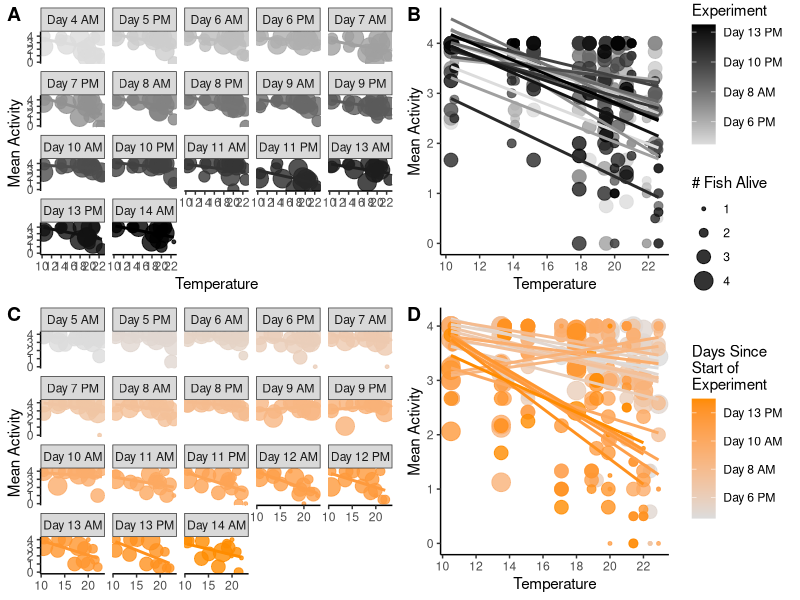

This chart was generated by the following R code: (Note: this script raises an error after producing the figure.)
## ---- chunk 1
## Load Relevant Packages
    # if(!("plyr" %in% installed.packages())){
    #   install.packages("plyr")
    # }
    # if(!("dplyr" %in% installed.packages())){
    #   install.packages("dplyr")
    # }
    # if(!("ggplot2" %in% installed.packages())){
    #   install.packages("ggplot2")
    # }
    # if(!("scales" %in% installed.packages())){
    #   install.packages("scales")
    # }
    # if(!("sm" %in% installed.packages())){
    #   install.packages("sm")
    # }
    # if(!("ggpubr" %in% installed.packages())){
    #   install.packages("ggpubr")
    # }

    library(plyr)
    library(dplyr)
    library(ggplot2)
    library(scales)
    library(ggpubr)
 #   library(sm)
    
## ---- chunk 2

  full.act <- read.csv("data/Activity/20171129_ActivityData.csv")
  black.temps <- read.csv("data/black_exp_temps.csv")
  copper.temps <- read.csv("data/copper_exp_temps.csv")

  # Subset data into two experiments  
  black.act <- full.act[full.act$Species == "Black", ]
  copper.act <- full.act[full.act$Species == "Copper", ]
  
  # Reorder data to be in numerical ascending order 
  # **(only way for loop to work properly)
  black.temps.asc <- black.temps[order(black.temps$Bucket), ]
  copper.temps.asc <- copper.temps[order(copper.temps$Bucket_ID), ]
  
  # Fill in actual mean temperature data from experiment
  # BY complex
  for(i in 1:16){
    for(j in 1:nrow(black.act)){
      if(black.act$Bucket[j] == i){
        black.act$Temperature[j] <- black.temps.asc$mean[i]
      }
    }
  }
  
  # CQ complex
  for(i in 1:16){
    for(j in 1:nrow(copper.act)){
      if(copper.act$Bucket[j] == i){
        copper.act$Temperature[j] <- copper.temps.asc$mean[i]
      }
    }
  }

  
  # take the mean of the two watches of the same fish per viewer
  black.act$Act_Mean_Julia <- rowMeans(black.act[, 8:9])
  black.act$Act_Mean_Sandi <- rowMeans(black.act[, 10:11])
  copper.act$Act_Mean_Julia <- rowMeans(copper.act[,8:9])
  copper.act$Act_Mean_Sandi <- rowMeans(copper.act[,10:11])
  

## ---- chunk 3

### Black Rockfish ###

    # create empty data frames for mean bucket activity values
    Mean.Activity <- matrix(NA, nrow(unique(black.act[c("Date", "AM_PM", "Bucket")])),4)
    bucket.act.average <- unique(black.act[c("Date", "AM_PM", "Bucket", "Temperature")])
    complete.act.data <- cbind(bucket.act.average, Mean.Activity)
    colnames(complete.act.data) <- c("Date", "AM_PM", "Bucket", "Temperature", 
                                     "mean.julia", "mean.sandi", "mean.both", "FishAlive")
    
    # initialize the vectors that will be used in the forloop ** NOTE data in these 
    # vectors is written over in each loop.. they are TEMPORARY vectors **
    bucket.act.julia <- NULL
    bucket.act.sandi <- NULL
    bucket.act.both <- NULL
    
    # initialize the counter for stepping through the output matrix
    j <- 1
    # For loop to step through data frame to get activity averages
    for(i in 1:nrow(black.act)){
      
      # looping through majority of data to grab all those rows that are not the last row
      # but are all those that equal the same bucket from the same day and getting 
      # activity averages
      if(i != nrow(black.act) && i == 1 || 
         black.act$Bucket[i] == black.act$Bucket[i-1] && i != nrow(black.act)){
        
        bucket.act.julia <- c(bucket.act.julia, black.act$Act_Mean_Julia[i])
        bucket.act.sandi <- c(bucket.act.sandi, black.act$Act_Mean_Sandi[i])
        bucket.act.both <- c(bucket.act.both, black.act$Act_Mean_Julia[i], black.act$Act_Mean_Sandi[i])
     
        # special case for last row 
       } else {
         if(i == nrow(black.act)){

          # Remove any NAs before taking mean for a bucket at a timepoint
          bucket.act.both.noNA <- bucket.act.both[!is.na(bucket.act.both)]
          bucket.act.julia.noNA <- bucket.act.julia[!is.na(bucket.act.julia)]
          bucket.act.sandi.noNA <- bucket.act.sandi[!is.na(bucket.act.sandi)]
          complete.act.data$mean.julia[j] <- sum(bucket.act.julia.noNA)/length(bucket.act.julia.noNA)
          complete.act.data$mean.sandi[j] <- sum(bucket.act.sandi.noNA)/length(bucket.act.sandi.noNA)
          complete.act.data$mean.both[j] <- sum(bucket.act.both.noNA)/length(bucket.act.both.noNA)
          complete.act.data$FishAlive[j] <- length(bucket.act.sandi.noNA)
          j <- j + 1
          
        } else {
          
          # Remove any NAs before taking mean for a bucket at a timepoint
          bucket.act.both.noNA <- bucket.act.both[!is.na(bucket.act.both)]
          bucket.act.julia.noNA <- bucket.act.julia[!is.na(bucket.act.julia)]
          bucket.act.sandi.noNA <- bucket.act.sandi[!is.na(bucket.act.sandi)]
          
          # Take mean of that bucket for that day and insert into complete.data dataframe
          complete.act.data$mean.julia[j] <- sum(bucket.act.julia.noNA)/length(bucket.act.julia.noNA)
          complete.act.data$mean.sandi[j] <- sum(bucket.act.sandi.noNA)/length(bucket.act.sandi.noNA)
          complete.act.data$mean.both[j] <- sum(bucket.act.both.noNA)/length(bucket.act.both.noNA)
          complete.act.data$FishAlive[j] <- length(bucket.act.sandi.noNA)
          bucket.act.julia <- black.act$Act_Mean_Julia[i]
          bucket.act.sandi <- black.act$Act_Mean_Sandi[i]
          bucket.act.both <- c(black.act$Act_Mean_Julia[i], black.act$Act_Mean_Sandi[i])
          # counter to step through inputting data into the complete.data dataframe
          j <- j + 1
          
        } # close else
       } # close if else
      } # close for loop
    
### Copper Rockfish ###
    
    # create empty data frames for mean bucket activity values
    Mean.Activity.cp <- matrix(NA, nrow(unique(copper.act[c("Date", "AM_PM", "Bucket")])),4)
    bucket.act.average.cp <- unique(copper.act[c("Date", "AM_PM", "Bucket", "Temperature")])
    complete.act.data.cp <- cbind(bucket.act.average.cp, Mean.Activity.cp)
    colnames(complete.act.data.cp) <- c("Date", "AM_PM", "Bucket", "Temperature", 
                                     "mean.julia", "mean.sandi", "mean.both", "FishAlive")
    
    # initialize the vectors that will be used in the for loop ** NOTE data in these vectors is written
    # over in each loop.. they are TEMPORARY vectors **
    bucket.act.julia.cp <- NULL
    bucket.act.sandi.cp <- NULL
    bucket.act.both.cp <- NULL
    
    bucket.act.both.noNA.cp <- NULL
    bucket.act.julia.noNA.cp <- NULL
    bucket.act.sandi.noNA.cp <- NULL
    
    # initialize the counter for stepping through the output matrix
    j <- 1
    i <- 1
    # For loop to step through data frame to get activity averages
    for(i in 1:nrow(copper.act)){
      
      # looping through majority of data to grab all those rows that are not the last row
      # but are all those that equal the same bucket from the same day and getting activity averages
      if(i != nrow(copper.act) && i == 1 || 
         copper.act$Bucket[i] == copper.act$Bucket[i-1] && i != nrow(copper.act)){
        
        bucket.act.julia.cp <- c(bucket.act.julia.cp, copper.act$Act_Mean_Julia[i])
        bucket.act.sandi.cp <- c(bucket.act.sandi.cp, copper.act$Act_Mean_Sandi[i])
        bucket.act.both.cp <- c(bucket.act.both.cp, copper.act$Act_Mean_Julia[i], copper.act$Act_Mean_Sandi[i])
     
        # special case for last row 
       } else {
         if(i == nrow(copper.act)){

          # Remove any NAs before taking mean for a bucket at a timepoint
          bucket.act.both.noNA.cp <- bucket.act.both.cp[!is.na(bucket.act.both.cp)]
          bucket.act.julia.noNA.cp <- bucket.act.julia.cp[!is.na(bucket.act.julia.cp)]
          bucket.act.sandi.noNA.cp <- bucket.act.sandi.cp[!is.na(bucket.act.sandi.cp)]
          complete.act.data.cp$mean.julia[j] <- sum(bucket.act.julia.noNA.cp)/length(bucket.act.julia.noNA.cp)
          complete.act.data.cp$mean.sandi[j] <- sum(bucket.act.sandi.noNA.cp)/length(bucket.act.sandi.noNA.cp)
          complete.act.data.cp$mean.both[j] <- sum(bucket.act.both.noNA.cp)/length(bucket.act.both.noNA.cp)
          complete.act.data.cp$FishAlive[j] <- length(bucket.act.sandi.noNA.cp)
          j <- j + 1
          
        } else {
          
          # Remove any NAs before taking mean for a bucket at a timepoint
          bucket.act.both.noNA.cp <- bucket.act.both.cp[!is.na(bucket.act.both.cp)]
          bucket.act.julia.noNA.cp <- bucket.act.julia.cp[!is.na(bucket.act.julia.cp)]
          bucket.act.sandi.noNA.cp <- bucket.act.sandi.cp[!is.na(bucket.act.sandi.cp)]
          
          # Take mean of that bucket for that day and insert into complete.data dataframe
          complete.act.data.cp$mean.julia[j] <- sum(bucket.act.julia.noNA.cp)/length(bucket.act.julia.noNA.cp)
          complete.act.data.cp$mean.sandi[j] <- sum(bucket.act.sandi.noNA.cp)/length(bucket.act.sandi.noNA.cp)
          complete.act.data.cp$mean.both[j] <- sum(bucket.act.both.noNA.cp)/length(bucket.act.both.noNA.cp)
          complete.act.data.cp$FishAlive[j] <- length(bucket.act.sandi.noNA.cp)
          bucket.act.julia.cp <- copper.act$Act_Mean_Julia[i]
          bucket.act.sandi.cp <- copper.act$Act_Mean_Sandi[i]
          bucket.act.both.cp <- c(copper.act$Act_Mean_Julia[i], copper.act$Act_Mean_Sandi[i])
          # counter to step through inputting data into the complete.data dataframe
          j <- j + 1
          
        } # close else
       } # close if else
      } # close for loop
    
## ---- chunk 4

### Black Rockfish ###
  # make column for days since start of experiment for panel headers
  complete.act.data$Days_Since_Start <- NA
  
  # add a column that is Date with time of day
  complete.act.data$Date <- as.factor(complete.act.data$Date)
  complete.act.data$Date_Time <- as.factor(paste(complete.act.data$Date, complete.act.data$AM_PM))
   
  # Round temperature data to one significant figure after decimal place
  complete.act.data$RTemperature <- round(complete.act.data$Temperature, 1)
  complete.act.data$DayNum <- NA
  # add in days since start of experiment column
  for(i in 1:length(complete.act.data$Days_Since_Start)){
    if (complete.act.data$Date_Time[i] == "20150623 AM"){
      complete.act.data$Days_Since_Start[i] <- "Day 4 AM"
      complete.act.data$DayNum[i] <- 1
    } else if (complete.act.data$Date_Time[i] == "20150624 PM"){
      complete.act.data$Days_Since_Start[i] <- "Day 5 PM"
      complete.act.data$DayNum[i] <- 2
    } else if (complete.act.data$Date_Time[i] == "20150625 AM"){
      complete.act.data$Days_Since_Start[i] <- "Day 6 AM"
      complete.act.data$DayNum[i] <- 3
    } else if (complete.act.data$Date_Time[i] == "20150625 PM"){
      complete.act.data$Days_Since_Start[i] <- "Day 6 PM"
      complete.act.data$DayNum[i] <- 3.5
    } else if (complete.act.data$Date_Time[i] == "20150626 AM"){
      complete.act.data$Days_Since_Start[i] <- "Day 7 AM"
      complete.act.data$DayNum[i] <- 4
    } else if (complete.act.data$Date_Time[i] == "20150626 PM"){
      complete.act.data$Days_Since_Start[i] <- "Day 7 PM"
      complete.act.data$DayNum[i] <- 4.5
    } else if (complete.act.data$Date_Time[i] == "20150627 AM"){
      complete.act.data$Days_Since_Start[i] <- "Day 8 AM"
      complete.act.data$DayNum[i] <- 5
    } else if (complete.act.data$Date_Time[i] == "20150627 PM"){
      complete.act.data$Days_Since_Start[i] <- "Day 8 PM"
      complete.act.data$DayNum[i] <- 5.5
    } else if (complete.act.data$Date_Time[i] == "20150628 AM"){
      complete.act.data$Days_Since_Start[i] <- "Day 9 AM"
      complete.act.data$DayNum[i] <- 6
    } else if (complete.act.data$Date_Time[i] == "20150628 PM"){
      complete.act.data$Days_Since_Start[i] <- "Day 9 PM"
      complete.act.data$DayNum[i] <- 6.5
    } else if (complete.act.data$Date_Time[i] == "20150629 AM"){
      complete.act.data$Days_Since_Start[i] <- "Day 10 AM"
      complete.act.data$DayNum[i] <- 7
    } else if (complete.act.data$Date_Time[i] == "20150629 PM"){
      complete.act.data$Days_Since_Start[i] <- "Day 10 PM"
      complete.act.data$DayNum[i] <- 7.5
    } else if (complete.act.data$Date_Time[i] == "20150630 AM"){
      complete.act.data$Days_Since_Start[i] <- "Day 11 AM"
      complete.act.data$DayNum[i] <- 8
    } else if (complete.act.data$Date_Time[i] == "20150630 PM"){
      complete.act.data$Days_Since_Start[i] <- "Day 11 PM"
      complete.act.data$DayNum[i] <- 8.5
    } else if (complete.act.data$Date_Time[i] == "20150702 AM"){
      complete.act.data$Days_Since_Start[i] <- "Day 13 AM"
      complete.act.data$DayNum[i] <- 10
    } else if (complete.act.data$Date_Time[i] == "20150702 PM"){
      complete.act.data$Days_Since_Start[i] <- "Day 13 PM"
      complete.act.data$DayNum[i] <- 10.5
    } else if(complete.act.data$Date_Time[i] == "20150703 AM"){
      complete.act.data$Days_Since_Start[i] <- "Day 14 AM"
      complete.act.data$DayNum[i] <- 11
  }
}
### Copper Rockfish ###
  # Make column for Day Since Start of Experiment
  complete.act.data.cp$Days_Since_Start <- NA
  
  # add a column for date time unique combinations
  complete.act.data.cp$Date <- as.factor(complete.act.data.cp$Date)
  complete.act.data.cp$Date_Time <- as.factor(paste(complete.act.data.cp$Date, complete.act.data.cp$AM_PM))
  #complete.act.data.cp[157,9] <- "Day 10 AM" #I am not sure why this single value is going in wrong
  #complete.act.data.cp[157,10] <- "20150714 AM"
   
  # Round temperature data to one significant figure after decimal place
   complete.act.data.cp$RTemperature <- round(complete.act.data.cp$Temperature, 1)
   complete.act.data.cp$DayNum <- NA
   
  # add in days since start of experiment column
  for(i in 1:length(complete.act.data.cp$Days_Since_Start)){
    if (complete.act.data.cp$Date_Time[i] == "20150709 AM"){
      complete.act.data.cp$Days_Since_Start[i] <- "Day 5 AM"
      complete.act.data.cp$DayNum[i] <- 1
    } else if (complete.act.data.cp$Date_Time[i] == "20150709 PM"){
      complete.act.data.cp$Days_Since_Start[i] <- "Day 5 PM"
      complete.act.data.cp$DayNum[i] <- 1.5
    } else if (complete.act.data.cp$Date_Time[i] == "20150710 AM"){
      complete.act.data.cp$Days_Since_Start[i] <- "Day 6 AM"
      complete.act.data.cp$DayNum[i] <- 2
    } else if (complete.act.data.cp$Date_Time[i] == "20150710 PM"){
      complete.act.data.cp$Days_Since_Start[i] <- "Day 6 PM"
      complete.act.data.cp$DayNum[i] <- 2.5
    } else if (complete.act.data.cp$Date_Time[i] == "20150711 AM"){
      complete.act.data.cp$Days_Since_Start[i] <- "Day 7 AM"
      complete.act.data.cp$DayNum[i] <- 3
    } else if (complete.act.data.cp$Date_Time[i] == "20150711 PM"){
      complete.act.data.cp$Days_Since_Start[i] <- "Day 7 PM"
      complete.act.data.cp$DayNum[i] <- 3.5
    } else if (complete.act.data.cp$Date_Time[i] == "20150712 AM"){
      complete.act.data.cp$Days_Since_Start[i] <- "Day 8 AM"
      complete.act.data.cp$DayNum[i] <- 4
    } else if (complete.act.data.cp$Date_Time[i] == "20150712 PM"){
      complete.act.data.cp$Days_Since_Start[i] <- "Day 8 PM"
      complete.act.data.cp$DayNum[i] <- 4.5
    } else if (complete.act.data.cp$Date_Time[i] == "20150713 AM"){
      complete.act.data.cp$Days_Since_Start[i] <- "Day 9 AM"
      complete.act.data.cp$DayNum[i] <- 5
    } else if (complete.act.data.cp$Date_Time[i] == "20150713 PM"){
      complete.act.data.cp$Days_Since_Start[i] <- "Day 9 PM"
      complete.act.data.cp$DayNum[i] <- 5.5
    } else if (complete.act.data.cp$Date_Time[i] == "20150714 AM"){
      complete.act.data.cp$Days_Since_Start[i] <- "Day 10 AM"
      complete.act.data.cp$DayNum[i] <- 6
    } else if (complete.act.data.cp$Date_Time[i] == "20150715 AM"){
      complete.act.data.cp$Days_Since_Start[i] <- "Day 11 AM"
      complete.act.data.cp$DayNum[i] <- 7
    } else if (complete.act.data.cp$Date_Time[i] == "20150715 PM"){
      complete.act.data.cp$Days_Since_Start[i] <- "Day 11 PM"
      complete.act.data.cp$DayNum[i] <- 7.5
    } else if (complete.act.data.cp$Date_Time[i] == "20150716 AM"){
      complete.act.data.cp$Days_Since_Start[i] <- "Day 12 AM"
      complete.act.data.cp$DayNum[i] <- 8
    } else if (complete.act.data.cp$Date_Time[i] == "20150716 PM"){
      complete.act.data.cp$Days_Since_Start[i] <- "Day 12 PM"
      complete.act.data.cp$DayNum[i] <- 8.5
    } else if (complete.act.data.cp$Date_Time[i] == "20150717 AM"){
      complete.act.data.cp$Days_Since_Start[i] <- "Day 13 AM"
      complete.act.data.cp$DayNum[i] <- 9
    } else if (complete.act.data.cp$Date_Time[i] == "20150717 PM"){
      complete.act.data.cp$Days_Since_Start[i] <- "Day 13 PM"
      complete.act.data.cp$DayNum[i] <- 9.5
    } else if (complete.act.data.cp$Date_Time[i] == "20150718 AM"){
      complete.act.data.cp$Days_Since_Start[i] <- "Day 14 AM"
      complete.act.data.cp$DayNum[i] <- 10
    }
  }

## ---- chunk 5
################################################################
#### Factor Days ###############################################
#### to change to correct order for plotting the panel plot ####
################################################################
### black
  b.unique_Days <- c("Day 4 AM", "Day 5 PM", "Day 6 AM", "Day 6 PM", "Day 7 AM", "Day 7 PM", 
                      "Day 8 AM", "Day 8 PM", "Day 9 AM", "Day 9 PM", "Day 10 AM", "Day 10 PM", 
                      "Day 11 AM", "Day 11 PM", "Day 13 AM", "Day 13 PM", "Day 14 AM")
  complete.act.data$Days_Since_Start <- as.factor(complete.act.data$Days_Since_Start)
  complete.act.data$Days_Since_Start <- factor(complete.act.data$Days_Since_Start, 
                                               levels = b.unique_Days)
### copper
   c.unique_Days <- c("Day 5 AM", "Day 5 PM", "Day 6 AM", "Day 6 PM", "Day 7 AM", "Day 7 PM",  
                       "Day 8 AM", "Day 8 PM", "Day 9 AM", "Day 9 PM", "Day 10 AM", "Day 11 AM", 
                       "Day 11 PM", "Day 12 AM", "Day 12 PM", "Day 13 AM", "Day 13 PM", "Day 14 AM")
   complete.act.data.cp$Days_Since_Start <- as.factor(complete.act.data.cp$Days_Since_Start)
   complete.act.data.cp$Days_Since_Start <- factor(complete.act.data.cp$Days_Since_Start, 
                                                   levels = c.unique_Days)


#############################
#### Black Rockfish Plot ####
############################# 
  # Save plot
    day.plot <- ggplot(data=complete.act.data, 
                         aes(x=RTemperature, y=mean.both, 
                            group=as.factor(Days_Since_Start), 
                            color = as.integer(Date_Time))) + 
                       geom_point(aes(size = complete.act.data$FishAlive), alpha = 0.8) + 
                       geom_smooth(method = "lm", se = FALSE) 
    
  # Create plot 
   bAll.panel <- day.plot + facet_wrap(~Days_Since_Start) +
     labs(y = "Mean Activity", x = "Temperature") +
     scale_color_gradient(low = "gainsboro", high = "black", name = "Time") + 
     theme_bw() + 
     theme(panel.border = element_blank(), panel.grid.major = element_blank(), 
           panel.grid.minor = element_blank(),
           axis.line = element_line(colour = "black"),
           legend.position = "none") + 
     scale_x_continuous(breaks = pretty_breaks()) + 
     #scale_size(range = c(1,3))
     scale_radius(NULL, NULL)
   
##############################
#### Copper Rockfish Plot ####
############################## 
  # Save plot
   day.plot.cp <- ggplot(data=complete.act.data.cp, 
                         aes(x=RTemperature, y=mean.both, 
                            group=as.factor(Days_Since_Start), 
                            color = as.integer(Date_Time))) + 
                  geom_point(aes(size = complete.act.data.cp$FishAlive), alpha = 0.8) + 
                  geom_smooth(method = "lm", se = FALSE) 
  # Create plot
   cpAll.panel <- day.plot.cp + facet_wrap(~Days_Since_Start) + 
     labs(y = "Mean Activity", x = "Temperature") + 
     scale_color_gradient(low = "gainsboro", high = "darkorange", name = "Time") + 
     scale_x_continuous(NULL) +
     theme_bw() + 
     theme(panel.border = element_blank(), panel.grid.major = element_blank(), 
           panel.grid.minor = element_blank(),
           axis.line = element_line(colour = "black"), 
           legend.position = "none")  +
     scale_radius(NULL, NULL)

####################################
#### Black Rockfish Single Plot ####
####################################
  # Create plot
   bAll.single <- day.plot + labs(y = "Mean Activity", x = "Temperature") + 
   scale_color_gradient(low = "gainsboro", high = "black", 
                        name = "Days Since \nStart of \nExperiment", 
                        breaks = c(4, 8, 12, 16), 
                        labels = c("Day 6 PM", "Day 8 AM", "Day 10 PM", "Day 13 PM")) + 
   scale_x_continuous(breaks = pretty_breaks()) +
   theme_bw() + 
   theme(panel.border = element_blank(), panel.grid.major = element_blank(), 
         panel.grid.minor = element_blank(),
         axis.line = element_line(colour = "black")) +
   scale_radius(breaks = c(1,2,3,4), name = "# Fish Alive", limits = c(1,4))  +
   guides(color = guide_colourbar(order = 1),
          size = guide_legend(order = 2))
   
#####################################
#### Copper Rockfish Single Plot ####
#####################################
  # Create plot
   cpAll.single <- day.plot.cp + labs(y = "Mean Activity", x = "Temperature") + 
   scale_color_gradient(low = "gainsboro", high = "darkorange", 
                        name = "Days Since \nStart of \nExperiment", 
                        breaks = c(4, 8, 12, 16), 
                        labels = c("Day 6 PM", "Day 8 AM", "Day 10 AM", "Day 13 PM")) + 
   scale_x_continuous(breaks = pretty_breaks()) +
   theme_bw() + 
   theme(panel.border = element_blank(), panel.grid.major = element_blank(), 
         panel.grid.minor = element_blank(), 
         axis.line = element_line(colour = "black")) +
   scale_radius(NULL, NULL) 
   
   ggarrange(bAll.panel, bAll.single, cpAll.panel, cpAll.single, labels = (c("A", "B", "C", "D")))
   
## ---- chunk 6
library(plyr)
#Inspect data elements
str(complete.act.data)

# Construct AM/PM to be times
  complete.act.data$AM_PMTime <- complete.act.data$AM_PM
  complete.act.data$AM_PMTime <- revalue(complete.act.data$AM_PMTime, 
                                         c("AM" = "09:00:00", "PM" = "18:00:00"))
  
  complete.act.data.cp$AM_PMTime <- complete.act.data.cp$AM_PM
  complete.act.data.cp$AM_PMTime <- revalue(complete.act.data.cp$AM_PMTime, 
                                            c("AM" = "09:00:00", "PM" = "18:00:00"))
# Create POSIX
  # black
  complete.act.data$DateTimePOS <- as.POSIXlt(paste(as.Date(as.character(complete.act.data$Date),
                                                            format = ("%Y%m%d")),
                                                    as.character(complete.act.data$AM_PMTime)))
  # copper
  complete.act.data.cp$DateTimePOS <- as.POSIXlt(paste(as.Date(as.character(complete.act.data.cp$Date), 
                                                               format = ("%Y%m%d")),
                                                       as.character(complete.act.data.cp$AM_PMTime)))
## ---- chunk 7

##################################
#### Data Manipulation ###########
### Combine Species DataFrames ###
  species <- rep("Black", 259)
  species.cp <- rep("Copper", 271)
  complete.act.data.sp <- cbind(complete.act.data, species)
  complete.act.data.cp.sp <- cbind(complete.act.data.cp, species.cp)
  colnames(complete.act.data.cp.sp)[15] <- "species"
  full.act.data <- rbind(complete.act.data.sp,complete.act.data.cp.sp)
  
## ---- chunk 8
  
###################################################
### Full Model: species*temp*time 3-way interaction
    species.act.m1 <- lm(full.act.data$mean.both ~
                         full.act.data$Temperature*as.numeric(full.act.data$DateTimePOS)*full.act.data$species)
    summary(species.act.m1)
  
    Anova(species.act.m1, type = 2) 
    # because the three way interaction is not significant after monte carlo permutation
    # interactions are also not significant when running the type III so preceded with type II 
    drop1(species.act.m1)
   
    species.act.m2 <- lm(full.act.data$mean.both ~
                         full.act.data$Temperature*as.numeric(full.act.data$DateTimePOS) +
                           full.act.data$Temperature*full.act.data$species + 
                           as.numeric(full.act.data$DateTimePOS)*full.act.data$species)
    
    Anova(species.act.m2, type = 3) # becuase of significant interaction
    anova(species.act.m1,  species.act.m2, test = "LRT")
    # Model 1 - full model with three way interaction is the best model according to LRT
    
## Test Assumptions  
  # Test for Autocorrelation: Because this is a repeated measures 
  acf(species.act.m1$residuals) # No autocorrelation
  
  # plot data to evaluate assumptions
  par(mfrow = c(2,2))
  plot(species.act.m1)
  qqnorm(species.act.m1$residuals)
  qqline(species.act.m1$residuals)
  hist(species.act.m1$residuals)
  
  # test for normality using shapiro-wilk test
  shapiro.test(species.act.m1$residuals) # significant value - not normal 

## ---- chunk 9

####################
#### Full Model ####
####################
  alpha <- 0.05  # for 95% confidence interval
  bootstrap <- 999
  new_act <- numeric(length(bootstrap))
  fvalues <- matrix(nrow = 999, ncol = 7)
  colnames(fvalues) <- c("Temp", "Time", "Species", "Temp*Time", "Temp*Species", "Time*Species", "Temp*Time*Species")

  for(i in 1:bootstrap){
    #new_y <- sample(full.act.data$mean.both, replace = TRUE)
    new_act <- lm(sample(full.act.data$mean.both) ~ 
                    sample(full.act.data$Temperature)*sample(as.numeric(full.act.data$DateTimePOS))*
                    sample(full.act.data$species))
    fvalues[i,] <- summary(aov(new_act))[[1]][["F value"]][1:7]
  }

   for(i in 1:bootstrap){
    #new_y <- sample(full.act.data$mean.both, replace = TRUE)
    new_act <- lm(sample(full.act.data$mean.both) ~ 
                    sample(full.act.data$Temperature)*sample(as.numeric(full.act.data$DateTimePOS))*
                    sample(full.act.data$species))
    fvalues[i,] <- Anova(new_act, type = 2)[["F value"]][1:7]
  }
  
  fvalues <- as.data.frame(fvalues)
  fval.means <- colMeans(fvalues)
  lowCI <- numeric(length(ncol(fvalues)))
  upCI <- numeric(length(ncol(fvalues)))
  for(i in 1:ncol(fvalues)){
    lowCI[i] <- quantile(fvalues[,i], alpha/2, type = 1)
    upCI[i] <- quantile(fvalues[,i], 1-alpha/2, type = 1)
  }

  mont.carloData <- cbind(fval.means, lowCI, upCI, summary(aov(species.act.m1))[[1]][["F value"]][1:7])
  mont.carloData <- cbind(fval.means, lowCI, upCI, Anova(species.act.m1, type = 2)[["F value"]][1:7])
  mont.carloData
  ## A value higher than the upper CI indicates significance 

## ---- chunk 10

 ## Black Rockfish
  blk.act.m1 <- lm(complete.act.data$mean.both~complete.act.data$Temperature*as.numeric(complete.act.data$DateTimePOS) 
                   + complete.act.data$Temperature*as.numeric(complete.act.data$DateTimePOS))
  summary(aov(blk.act.m1))
  summary(blk.act.m1)
  drop1(blk.act.m1)
  
  blk.act.m2 <- lm(complete.act.data$mean.both~complete.act.data$Temperature + as.numeric(complete.act.data$DateTimePOS))
  summary(aov(blk.act.m2))
  Anova(blk.act.m2, type = 2)
  drop1(blk.act.m2)
  
   anova(blk.act.m2, blk.act.m1, test = "LRT")
    # Model 2 - better model due to non-significant interaction
   
  ## Copper Rockfish
  cp.act.m1 <- lm((complete.act.data.cp$mean.both)^2~
                     complete.act.data.cp$Temperature*as.numeric(complete.act.data.cp$DateTimePOS))
  shapiro.test(cp.act.m1$residuals)
  Anova(cp.act.m1, type = 3)
  # type III sums of squares due to a significant interaction
  summary(cp.act.m1)
  drop1(cp.act.m1)


## ---- chunk 11

##########################
#### BY Complex Model ####
##########################
alpha <- 0.05  # for 95% confidence interval
bootstrap <- 999
new_act.by <- numeric(length(bootstrap))
fvalues.by <- matrix(nrow = 999, ncol = 2)
colnames(fvalues.by) <- c("Temp", "Time")

for(i in 1:bootstrap){
  #new_y <- sample(full.act.data$mean.both, replace = TRUE)
  new_act.by <- lm(sample(complete.act.data$mean.both)~sample(complete.act.data$Temperature) + 
                     sample(as.numeric(complete.act.data$DateTimePOS)))
  fvalues.by[i,] <- Anova(new_act.by, type = 2)[["F value"]][1:2]
}

fvalues.by <- as.data.frame(fvalues.by)
fval.means.by <- colMeans(fvalues.by)
lowCI.by <- numeric(length(ncol(fvalues.by)))
upCI.by <- numeric(length(ncol(fvalues.by)))
for(i in 1:ncol(fvalues.by)){
  lowCI.by[i] <- quantile(fvalues.by[,i], alpha/2, type = 1)
  upCI.by[i] <- quantile(fvalues.by[,i], 1-alpha/2, type = 1)
}

mont.carloData.by <- cbind(fval.means.by, lowCI.by, upCI.by, Anova(blk.act.m1, type = 2)[["F value"]][1:2])
mont.carloData.by

##########################
#### CQ Complex Model ####
##########################
alpha <- 0.05  # for 95% confidence interval
bootstrap <- 999
new_act.cq <- numeric(length(bootstrap))
fvalues.cq <- matrix(nrow = 999, ncol = 4)
colnames(fvalues.cq) <- c("Intercept", "Temp", "Time","Temp*Time")

for(i in 1:bootstrap){
  #new_y <- sample(full.act.data$mean.both, replace = TRUE)
  new_act.cq <- lm(sample(complete.act.data.cp$mean.both)~sample(complete.act.data.cp$Temperature) + 
                     sample(as.numeric(complete.act.data.cp$DateTimePOS)) + 
                     sample(complete.act.data.cp$Temperature*as.numeric(complete.act.data.cp$DateTimePOS)))
  fvalues.cq[i,] <- Anova(new_act.cq, type = 3)[["F value"]][1:4]
                         
}

fvalues.cq <- as.data.frame(fvalues.cq)
fval.means.cq <- colMeans(fvalues.cq)
lowCI.cq <- numeric(length(ncol(fvalues.cq)))
upCI.cq <- numeric(length(ncol(fvalues.cq)))
for(i in 1:ncol(fvalues.cq)){
  lowCI.cq[i] <- quantile(fvalues.cq[,i], alpha/2, type = 1)
  upCI.cq[i] <- quantile(fvalues.cq[,i], 1-alpha/2, type = 1)
}

mont.carloData.cq <- cbind(fval.means.cq, lowCI.cq, upCI.cq, Anova(cp.act.m1, type = 3)[["F value"]][1:4])
mont.carloData.cq
